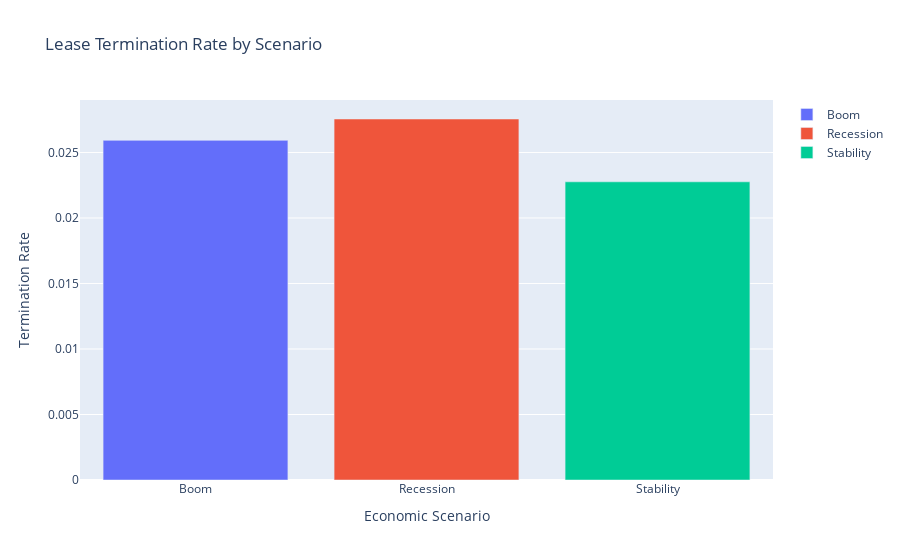

The notebook cell this image was saved under:
### Code cell
import plotly.graph_objects as go

# Calculate Lease Termination Rate for each scenario
termination_rate_boom = lease_df_boom['Occupied'].value_counts(normalize=True)[False]
termination_rate_recession = lease_df_recession['Occupied'].value_counts(normalize=True)[False]
termination_rate_stability = lease_df_stability['Occupied'].value_counts(normalize=True)[False]

# Plotting Lease Termination Rate by Scenario
lease_term_rate_scenario = go.Figure(data=[
    go.Bar(name='Boom', x=['Boom'], y=[termination_rate_boom]),
    go.Bar(name='Recession', x=['Recession'], y=[termination_rate_recession]),
    go.Bar(name='Stability', x=['Stability'], y=[termination_rate_stability])
])

lease_term_rate_scenario.update_layout(
    title='Lease Termination Rate by Scenario',
    xaxis_title='Economic Scenario',
    yaxis_title='Termination Rate',
    barmode='group'
)

lease_term_rate_scenario.show()

### Figure 1 — Plotly figure (JSON) as saved in the notebook; plotly's stock layout.template omitted (floating-point values rounded to 4 significant figures)
{"data": [{"name": "Boom", "type": "bar", "x": ["Boom"], "y": [0.02593]}, {"name": "Recession", "type": "bar", "x": ["Recession"], "y": [0.02756]}, {"name": "Stability", "type": "bar", "x": ["Stability"], "y": [0.02276]}], "layout": {"barmode": "group", "title": {"text": "Lease Termination Rate by Scenario"}, "xaxis": {"title": {"text": "Economic Scenario"}}, "yaxis": {"title": {"text": "Termination Rate"}}}}
